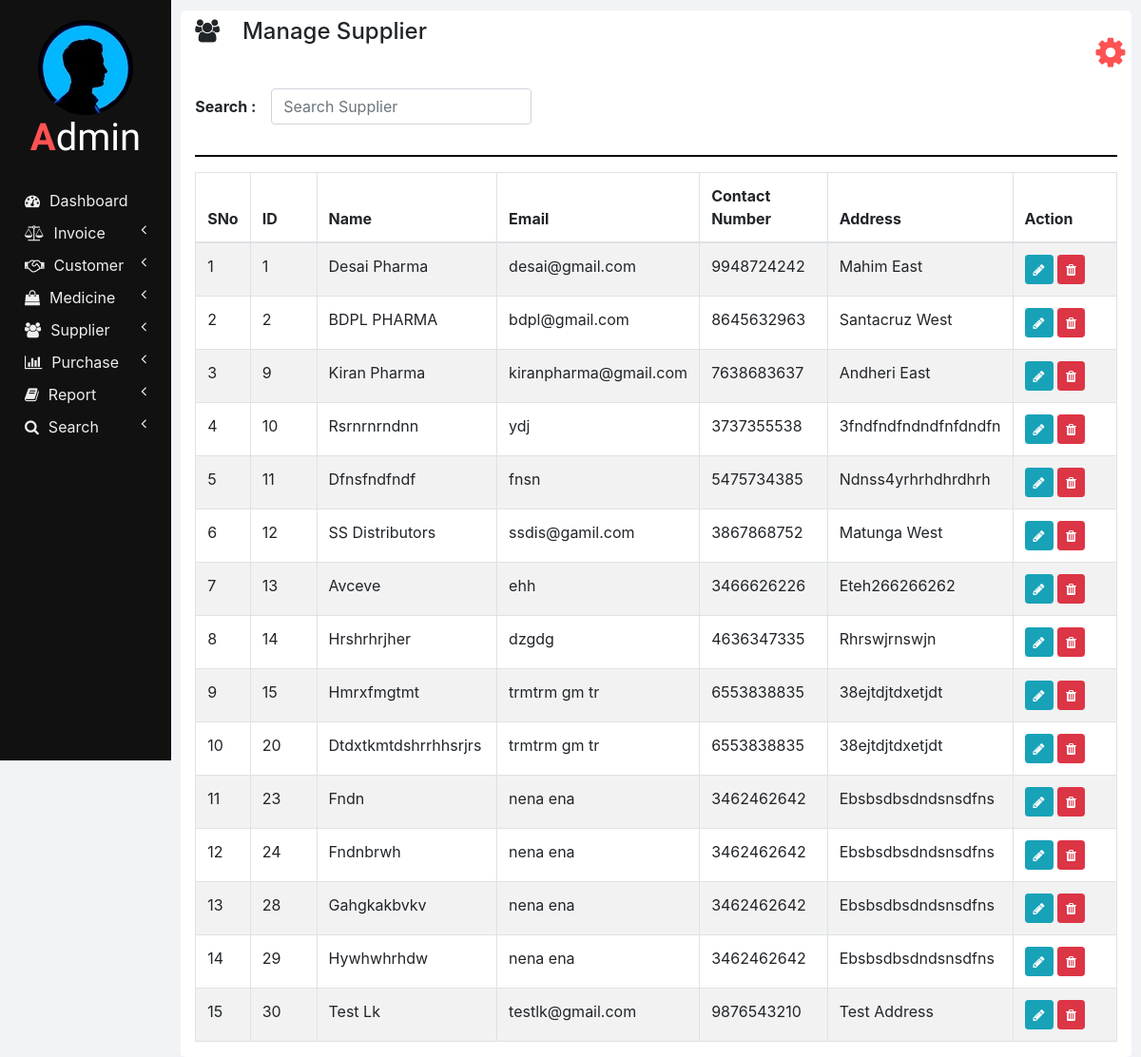
Page /manage_supplier.php on the committed database.
### tables this page shows
CREATE TABLE `suppliers` (
  `ID` int(11) NOT NULL,
  `NAME` varchar(100) NOT NULL,
  `EMAIL` varchar(100) NOT NULL,
  `CONTACT_NUMBER` varchar(10) NOT NULL,
  `ADDRESS` varchar(100) NOT NULL
);

### php/manage_supplier.php (the view, shortened to what this page needs)
<?php
  function showSuppliers($id) {
    require "db_connection.php";
    if($con) {
      $seq_no = 0;
      $query = "SELECT * FROM suppliers";
      $result = mysqli_query($con, $query);
      while($row = mysqli_fetch_array($result)) {
        $seq_no++;
        if($row['ID'] == $id)
          showEditOptionsRow($seq_no, $row);
        else
          showSupplierRow($seq_no, $row);
      }
    }
  }
  function showSupplierRow($seq_no, $row) {
    ?>
    <tr>
      <td><?php echo $seq_no; ?></td>
      <td><?php echo $row['ID'] ?></td>
      <td><?php echo $row['NAME']; ?></td>
      <td><?php echo $row['EMAIL']; ?></td>
      <td><?php echo $row['CONTACT_NUMBER']; ?></td>
      <td><?php echo $row['ADDRESS']; ?></td>
      <td>
        <button href="" class="btn btn-info btn-sm" onclick="editSupplier(<?php echo $row['ID']; ?>);">
          <i class="fa fa-pencil"></i>
        </button>
        <button class="btn btn-danger btn-sm" onclick="deleteSupplier(<?php echo $row['ID']; ?>);">
          <i class="fa fa-trash"></i>
        </button>
      </td>
    </tr>
    <?php
  }
  ?>

### css/sidenav.css (style rules this page uses)
body { background-color: #f1f3f6; }
.sidenav { width: 15%; height: 100vh; background-color: #222222; position: fixed; z-index: 1; flex: 1 0 auto; }
.card { width: 100%; height: 100%; top: 0; border-radius: 0; background-color: #111111; }
.logo .logo-caption { font-family: 'Poiret One', cursive; color: #ffffff; text-align: center; margin-bottom: 25px; }
.logo .profile { margin-left: 50%; border-radius: 50%; transform: translate(-50%); }
.logo .tweak { color: #ff5252; font-weight: bold; }
.main-menu-item { padding: 5px 5px; cursor: pointer; }
.main-menu-item > a { color: #eeeeee; text-decoration: none; font-size: 16px; }
.main-menu-item > a > span { margin-left: 10px; }

### css/home.css (style rules this page uses)
html, body { height: 100vh; }

### rows in the picture
suppliers: seq_no "1", ID "1", NAME "Desai Pharma", EMAIL "desai@gmail.com", CONTACT_NUMBER "9948724242", ADDRESS "Mahim East"
suppliers: seq_no "2", ID "2", NAME "BDPL PHARMA", EMAIL "bdpl@gmail.com", CONTACT_NUMBER "8645632963", ADDRESS "Santacruz West"
suppliers: seq_no "3", ID "9", NAME "Kiran Pharma", EMAIL "kiranpharma@gmail.com", CONTACT_NUMBER "7638683637", ADDRESS "Andheri East"
suppliers: seq_no "4", ID "10", NAME "Rsrnrnrndnn", EMAIL "ydj", CONTACT_NUMBER "3737355538", ADDRESS "3fndfndfndndfnfdndfn"
suppliers: seq_no "5", ID "11", NAME "Dfnsfndfndf", EMAIL "fnsn", CONTACT_NUMBER "5475734385", ADDRESS "Ndnss4yrhrhdhrdhrh"
suppliers: seq_no "6", ID "12", NAME "SS Distributors", EMAIL "ssdis@gamil.com", CONTACT_NUMBER "3867868752", ADDRESS "Matunga West"
suppliers: seq_no "7", ID "13", NAME "Avceve", EMAIL "ehh", CONTACT_NUMBER "3466626226", ADDRESS "Eteh266266262"
suppliers: seq_no "8", ID "14", NAME "Hrshrhrjher", EMAIL "dzgdg", CONTACT_NUMBER "4636347335", ADDRESS "Rhrswjrnswjn"
suppliers: seq_no "9", ID "15", NAME "Hmrxfmgtmt", EMAIL "trmtrm gm tr", CONTACT_NUMBER "6553838835", ADDRESS "38ejtdjtdxetjdt"
suppliers: seq_no "10", ID "20", NAME "Dtdxtkmtdshrrhhsrjrs", EMAIL "trmtrm gm tr", CONTACT_NUMBER "6553838835", ADDRESS "38ejtdjtdxetjdt"
suppliers: seq_no "11", ID "23", NAME "Fndn", EMAIL "nena ena", CONTACT_NUMBER "3462462642", ADDRESS "Ebsbsdbsdndsnsdfns"
suppliers: seq_no "12", ID "24", NAME "Fndnbrwh", EMAIL "nena ena", CONTACT_NUMBER "3462462642", ADDRESS "Ebsbsdbsdndsnsdfns"
suppliers: seq_no "13", ID "28", NAME "Gahgkakbvkv", EMAIL "nena ena", CONTACT_NUMBER "3462462642", ADDRESS "Ebsbsdbsdndsnsdfns"
suppliers: seq_no "14", ID "29", NAME "Hywhwhrhdw", EMAIL "nena ena", CONTACT_NUMBER "3462462642", ADDRESS "Ebsbsdbsdndsnsdfns"
suppliers: seq_no "15", ID "30", NAME "Test Lk", EMAIL "testlk@gmail.com", CONTACT_NUMBER "9876543210", ADDRESS "Test Address"

### other values in the picture
$heading "Manage Supplier"
